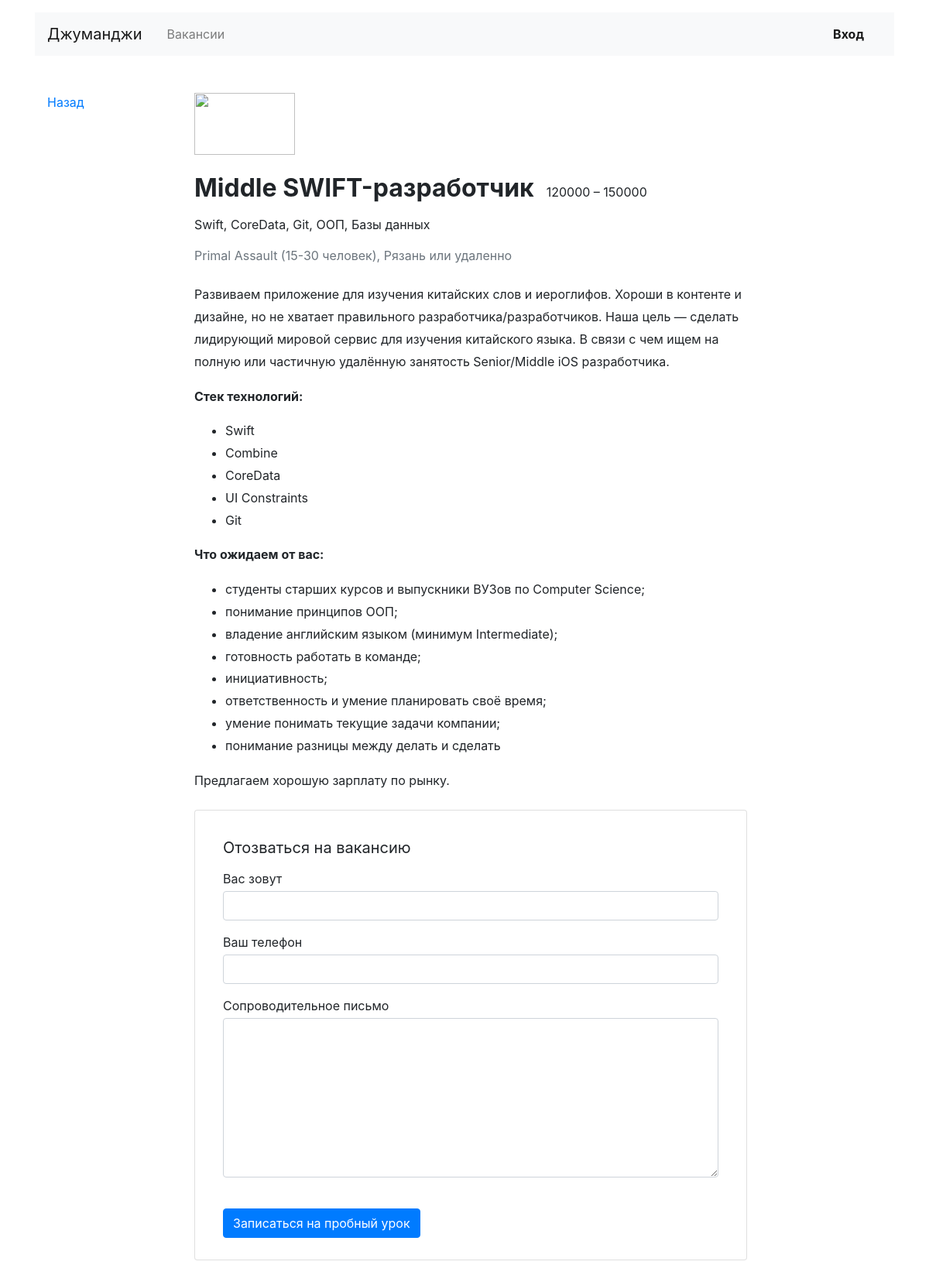
The app's page /vacancies/3/ with its own data.
### vacancies/models.py (models this page shows)
class Vacancy(models.Model):
    title = models.CharField(max_length=300)
    skills = models.CharField(max_length=1200)
    description = models.CharField(max_length=3000)
    salary_min = models.IntegerField()
    salary_max = models.IntegerField()
    published_at = models.DateTimeField(auto_now_add=True)
    specialty = models.ForeignKey(Specialty, on_delete=models.CASCADE, null=True, blank=True, related_name='vacancies')
    company = models.ForeignKey(Company, on_delete=models.CASCADE, null=True, blank=True, related_name='vacancies')
    def __str__(self):
        return f'{self.title}'

### vacancies/views.py (the view)
# urls.py: path('vacancies/<int:vacancy_id>/', vacancy_view),
def vacancy_view(request, vacancy_id):
    try:
        vacancy_data = Vacancy.objects.get(id=vacancy_id)
        print(vacancy_data)
        context = {
            'vacancy': vacancy_data
        }
    except KeyError:
        raise Http404(f"Компания с id {vacancy_id} не найдена")
    return render(request, 'vacancies/vacancy.html', context=context)

### vacancies/templates/vacancies/vacancy.html (shortened to what this page needs)
{% extends 'base.html' %}
{% block content %}
  <main class="container mt-3 pb-5">
    <div class="row mt-5">
      <div class="col-12 col-lg-2">
        <div class="pl-3 mb-5">
          <p><a href="{{ request.META.HTTP_REFERER }}">Назад</a></p>
        </div>
      </div>
      <div class="col-12 col-lg-8">
        <section class="pl-3">
          <a href="#"><img src="https://place-hold.it/130x80" width="130" height="80" alt=""></a>
          <div class="d-flex align-items-baseline align-content-baseline">
            <h1 class="h2 mt-4 font-weight-bold" >{{ vacancy.title }}</h1>
            <p class="m-0 pl-3">{{ vacancy.salary_min }} – {{ vacancy.salary_max }}</p>
          </div>
          <p class="mt-2">{{ vacancy.skills }}</p>
          <p class="text-muted mb-4">Primal Assault (15-30 человек), Рязань или удаленно</p>
          <div style="line-height: 1.8;">
              {{ vacancy.description|safe }}
          </div>
          <form action="/echo" class="card mt-4 mb-3" enctype="multipart/form-data">
            <div class="card-body mx-3">
              <p class="h5 mt-3 font-weight-normal">Отозваться на вакансию</p>
              <div class="form-group">
                <label class="mb-1 mt-2" for="userName">Вас зовут</label>
                <input class="form-control" type="text" placeholder="" id="userName">
              </div>
              <div class="form-group">
                <label class="mb-1" for="userPhone">Ваш телефон</label>
                <input class="form-control" type="tel" placeholder="" id="userPhone">
              </div>
              <div class="form-group">
                <label class="mb-1" for="userMsg" >Сопроводительное письмо</label>
                <textarea class="form-control" rows="8" id="userMsg"></textarea>
              </div>
              <input type="submit" class="btn btn-primary mt-4 mb-2" value="Записаться на пробный урок">
            </div>
          </form>
        </section>
      </div>
    </div>
  </main>
{% endblock content %}

### records on screen
Vacancy: title "Middle SWIFT-разработчик", salary_min "120000", salary_max "150000", skills "Swift, CoreData, Git, ООП, Базы данных", description "Развиваем приложение для изучения китайских слов и иероглифов. Хороши в контенте и дизайне, но не хватает правильного разработчика/разработчиков. Наша цель — сделать лидирующий мировой сервис для изучения китайского языка. В связи с чем ищем на полную или частичную удалённую занятость Senior/Middle iOS разработчика. Стек технологий: Swift Combine CoreData UI Constraints Git Что ожидаем от вас: студенты старших курсов и выпускники ВУЗов по Computer Science; понимание принципов ООП; владение английским языком (минимум Intermediate); готовность работать в команде; инициативность; ответственность и умение планировать своё время; умение понимать текущие задачи компании; понимание разницы между…"
